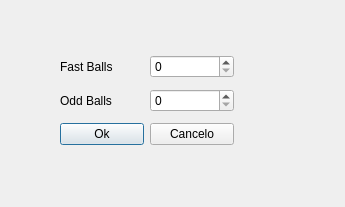
<?xml version="1.0" encoding="UTF-8"?>
<ui version="4.0">
 <class>Dialog</class>
 <widget class="QDialog" name="Dialog">
  <property name="geometry">
   <rect>
    <x>0</x>
    <y>0</y>
    <width>345</width>
    <height>207</height>
   </rect>
  </property>
  <property name="windowTitle">
   <string>Dialog</string>
  </property>
  <widget class="QWidget" name="gridLayoutWidget">
   <property name="geometry">
    <rect>
     <x>60</x>
     <y>50</y>
     <width>174</width>
     <height>100</height>
    </rect>
   </property>
   <layout class="QGridLayout" name="gridLayout">
    <item row="2" column="0">
     <widget class="QPushButton" name="button_ok">
      <property name="text">
       <string>Ok</string>
      </property>
     </widget>
    </item>
    <item row="2" column="1">
     <widget class="QPushButton" name="pushButton_cancel">
      <property name="text">
       <string>Cancelo</string>
      </property>
     </widget>
    </item>
    <item row="0" column="1">
     <widget class="QSpinBox" name="spinbox_fastballs"/>
    </item>
    <item row="0" column="0">
     <widget class="QLabel" name="label_fastballs">
      <property name="text">
       <string>Fast Balls</string>
      </property>
     </widget>
    </item>
    <item row="1" column="0">
     <widget class="QLabel" name="label">
      <property name="text">
       <string>Odd Balls</string>
      </property>
     </widget>
    </item>
    <item row="1" column="1">
     <widget class="QSpinBox" name="kuutama"/>
    </item>
   </layout>
  </widget>
 </widget>
 <resources/>
 <connections/>
</ui>
